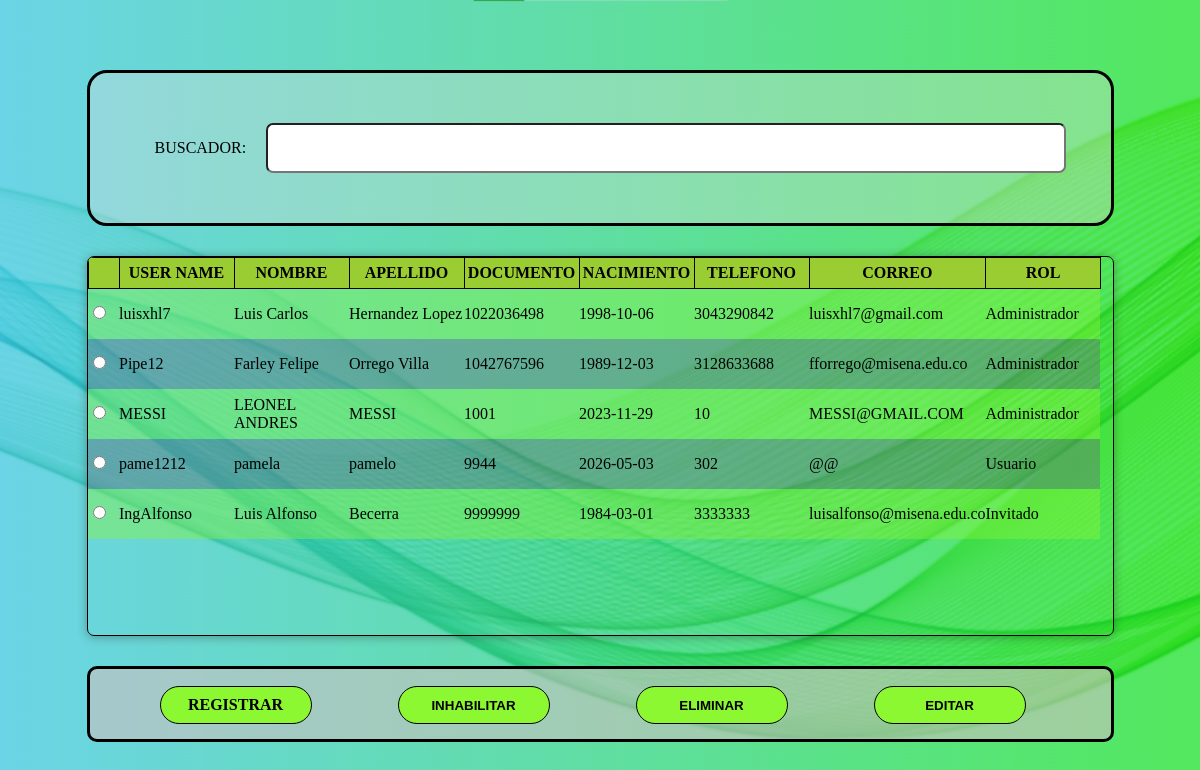
/admUsuario (signed in), run on an earlier commit of the app's database.
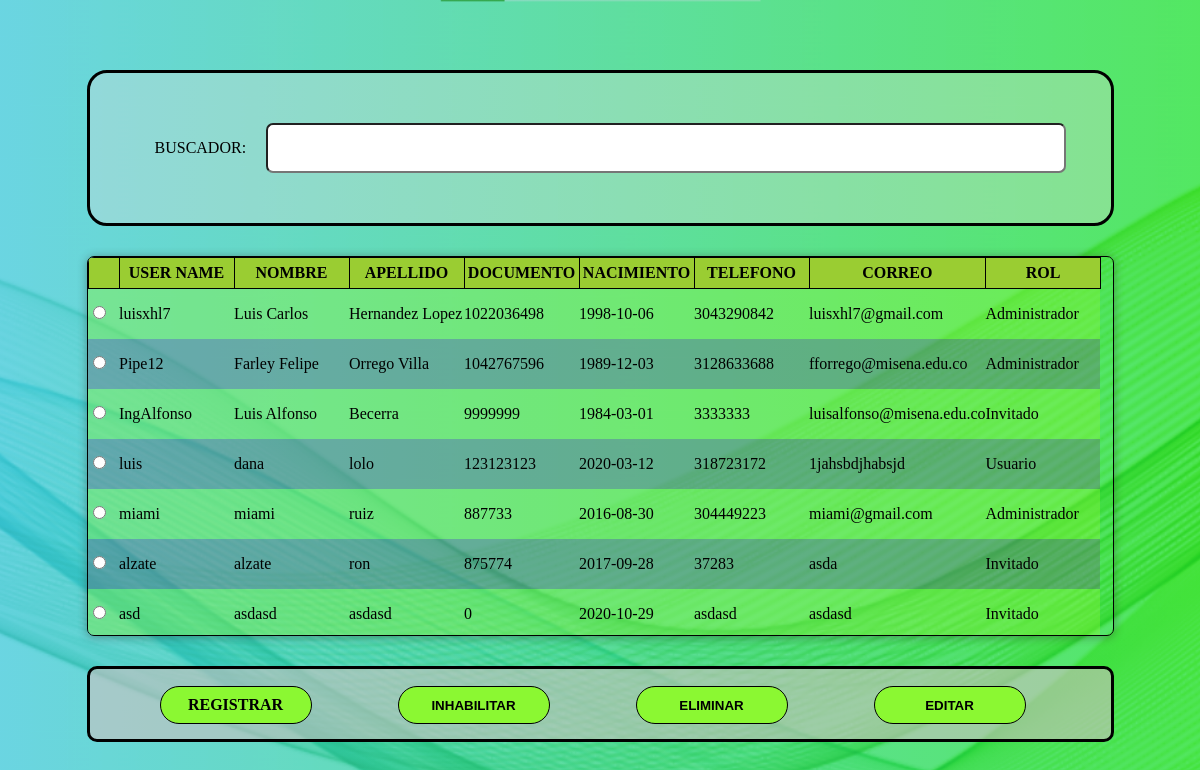
And on a later commit of the database.
### tables this page shows
CREATE TABLE IF NOT EXISTS `usuario` (
  `Id_Usuario` int(10) NOT NULL AUTO_INCREMENT,
  `username` varchar(20) NOT NULL,
  `Contrasena` varchar(20) NOT NULL,
  `Documento` int(11) NOT NULL,
  `Cod_Rol` int(10) NOT NULL,
  PRIMARY KEY (`Id_Usuario`),
  KEY `Documento` (`Documento`),
  KEY `Cod_Rol` (`Cod_Rol`)
);

CREATE TABLE IF NOT EXISTS `datos_p` (
  `Documento` int(11) NOT NULL,
  `Nombre` varchar(50) NOT NULL,
  `Apellido` varchar(50) NOT NULL,
  `Fecha_N` date NOT NULL,
  `Telefono` varchar(20) NOT NULL,
  `Correo` varchar(80) NOT NULL,
  PRIMARY KEY (`Documento`) USING BTREE
);

CREATE TABLE IF NOT EXISTS `rol` (
  `Cod_Rol` int(10) NOT NULL AUTO_INCREMENT,
  `Descripcion` varchar(20) NOT NULL,
  PRIMARY KEY (`Cod_Rol`)
);

### index.php (called while the page is built, shortened)
<?php
    require_once "controller/plantilla.controller.php";
    require_once "controller/usuario.controller.php";
    require_once "model/conexion.php";
    require_once "model/dto/usuario.dto.php";
    require_once "model/dao/usuario.dao.php";
    $objPlantilla = new PlantillaController();
    $objPlantilla -> ctrPlantilla();
?>

### controller/usuario.controller.php (called while the page is built, shortened)
<?php
    class UsuarioController{
        public function ctrConsultarUsuario(){
            $lista = false;
            try {
                $objDtoUsuario = new Usuario();
                $objDaoUsuario = new ModeloUsuario( $objDtoUsuario );
                $lista = $objDaoUsuario -> mdlConsultarUsuario() -> fetchAll();
            } catch (PDOException $e) {
                echo "error en consultar usuario" . $e -> getMessage();
            }
            return $lista;
        }
    }
?>

### model/dto/usuario.dto.php (called while the page is built, shortened)
<?php
    class Usuario{
        private $userName;
        private $rol;
        private $nombre;
        private $apellido;
        private $documento;
        private $nacimiento;
        private $telefono;
        private $correo;
        private $pass;
        public function getUserName(){
            return $this -> userName;
        }
        public function getRol(){
            return $this -> rol;
        }
        public function getNombre(){
            return $this -> nombre;
        }
        public function getApellido(){
            return $this -> apellido;
        }
        public function getDocumento(){
            return $this -> documento;
        }
        public function getNacimiento(){
            return $this -> nacimiento;
        }
        public function getTelefono(){
            return $this -> telefono;
        }
        public function getCorreo(){
            return $this -> correo;
        }
        public function getPass(){
            return $this -> pass;
        }
    }
?>

### model/conexion.php (called while the page is built, shortened)
<?php
    class Conexion{
        private $usuario;
        private $clave;
        private $url;
        private $charSet;
        private $con;
        public function __construct(){
            $this -> host = "localhost";
            $this -> driver = "mysql";
            $this -> usuario = "root";
            $this -> clave = "";
            $this -> base = "invpriv";
            $this -> url = $this -> driver.":host=".
            $this -> host.";dbname=". $this -> base;
            $this -> charSet = "UTF8";
            $this -> con=NULL;
        }
        public function conexion(){
            try{
                $this -> con = new PDO($this->url, $this->usuario, $this->clave);
                $this -> con -> setAttribute(PDO::ATTR_DEFAULT_FETCH_MODE, PDO::FETCH_ASSOC);
                $this -> con -> exec('SET CHARACTER SET '.$this->charSet);
            }catch(PDOException $e){
                echo "Error al conectar".$e->getMessage();
            }
            return $this -> con;
        }
    }
?>

### model/dao/usuario.dao.php (called while the page is built, shortened)
<?php
    class ModeloUsuario{
        public function mdlConsultarUsuario(){
            $sql = "CALL SpMostrarUsuario()";
            try {
                $con = new Conexion();
                $stmt = $con -> conexion() -> prepare($sql);
                $stmt -> execute();
                $resulset = $stmt;
            } catch (PDOException $e) {
                echo "Error en el metodo consultar usuario " . $e -> getMessage();
            }
            return $resulset;
        }
    }
?>

### view/module/MenuUsuario.php (the view, shortened to what this page needs)
<!DOCTYPE html>
    <html lang="es">
    <head>
        <link rel="stylesheet" href="view/css/sweetalert2.min.css">
        <link rel="stylesheet" href="view/css/FondoInterfazes.css">
        <link rel="stylesheet" href="view/css/EstiloUsuario.css">
    </head>
    <body class="interfazGeneral">
        <form method="post">
            <div>
                <table id="tabla" class="table table-striped table-bordered" style="width:100%">
                    <thead>
                        <tr>
                            <th class="selector"></th>
                            <th>USER NAME</th>
                            <th>NOMBRE</th>
                            <th>APELLIDO</th>
                            <th>DOCUMENTO</th>
                            <th>NACIMIENTO</th>
                            <th>TELEFONO</th>
                            <th>CORREO</th>
                            <th>ROL</th>
                        </tr>
                    </thead>
                    <tbody>
                        <?php
                            $objCtrUsuario = new UsuarioController();
                            $listaUsuario = $objCtrUsuario->ctrConsultarUsuario();
                            foreach ($listaUsuario as $dato) {
                                echo '
                                    <tr>
                                        <td class="selector"><input type="radio" name="selectUser" id="selectDocument" class="filtro1" value="' . $dato['Documento'] . '"></td>
                                        <td>' . $dato['username'] . '</td>
                                        <td>' . $dato['Nombre'] . '</td>
                                        <td>' . $dato['Apellido'] . '</td>
                                        <td>' . $dato['Documento'] . '</td>
                                        <td>' . $dato['Fecha_N'] . '</td>
                                        <td>' . $dato['Telefono'] . '</td>
                                        <td>' . $dato['Correo'] . '</td>
                                        <td>' . $dato['Descripcion'] . '</td>
                                    </tr>
                                ';
                            }
                        ?>
                    </tbody>
                </table>
            </div>
            <div class="conBtns">
                <a href="registrarUsuario" class="btnprdt" title="Registrar producto"><b>REGISTRAR</b></a>
                <button type="button" class="btnprdt2" title="Inhabilitar producto">INHABILITAR</button>
                <button type="button" onclick="eliminar(selectDocument)" class="btnprdt2" title="Eliminar producto">ELIMINAR</button>
                <button type="button" onclick="editar(selectDocument)" class="btnprdt2" title="Editar producto">EDITAR</button>
            </div>
        </form>
    </body>
</html>

### controller/plantilla.controller.php (shortened to what this page needs)
<?php
    class PlantillaController{
        public function ctrPlantilla(){
            if (isset($_SESSION["login"]) and $_SESSION["login"] == true) {
                include_once "view/module/direcciones.php";
            }else{
                include_once "view/module/login.php";
            }
        }
    }
?>

### view/module/direcciones.php (shortened to what this page needs)
<?php
    if (isset($_GET['ruta'])) {
        switch ($_GET['ruta']) {
            case 'admUsuario':
                require_once "view/module/MenuUsuario.php";
                break;
        }
    }else {
        require_once "view/module/MenuPrincipal.php";
    }
?>

### view/css/FondoInterfazes.css (style rules this page uses)
.interfazGeneral { background-image: url(../IMG/fondo_de_interfacez.png); background-size: cover; background-repeat: no-repeat; background-position: center; background-attachment: fixed; min-height: 100%; display: flex; justify-content: center; align-items: center; }
body::before { content: ""; width: 100%; min-height: 100vh; position: fixed; top: 0px; left: 0px; background-image: linear-gradient(90deg,#31c6e7,#10dd2b); opacity: 0.5; z-index: -1; }

### view/css/EstiloUsuario.css (style rules this page uses)
* { margin: 0px; padding: 0px; }
#tabla { display: block; margin: 0px auto 15px auto; width: 1160px; height: 380px; border: 1px solid black; border-collapse: collapse; overflow: auto; border-radius: 7px; box-shadow: 0px 1px 10px 0px rgba(47, 51, 44, 0.432); }
th { background-color: yellowgreen; height: 30px; border: solid 1px; }
td { width: 115px; height: 50px; }
.selector { width: 20px; padding: 0px 5px; }
tr:nth-child(even) { background-color: rgba(104, 104, 119, 0.4); }
tr:nth-child(odd) { background-color: rgba(139, 248, 50, 0.4); }
.conBtns { width: 1021px; height: 70px; background-color: rgba(207, 193, 193, 0.589); margin: 30px auto 0px ; border-radius: 10px; border: solid 3px; }
.btnprdt, .btnprdt:visited { border: solid 1px black; background-color: rgb(139, 248, 50); color: black; width: 150px; height: 27px; padding: 9px 0px 0px 0px; text-align: center; border-radius: 20px; text-decoration: none; float: left; display: block; margin: 17px 43px 17px 70px; }
.btnprdt2 { border: solid 1px black; background-color: rgb(139, 248, 50); color: black; width: 152px; height: 38px; text-align: center; border-radius: 20px; text-decoration: none; float: left; display: block; margin: 17px 43px 17px 43px; cursor: pointer; font-weight: bold; }
a { text-decoration: none; color: black; }

What changed in the data, as far as the page shows it:
removed usuario: username "MESSI", Documento.Nombre "LEONEL ANDRES", Documento.Apellido "MESSI", Documento.Documento "1001", Documento.Fecha_N "2023-11-29", Documento.Telefono "10", Documento.Correo "MESSI@GMAIL.COM", Cod_Rol.Descripcion "Administrador"
removed usuario: username "pame1212", Documento.Nombre "pamela", Documento.Apellido "pamelo", Documento.Documento "9944", Documento.Fecha_N "2026-05-03", Documento.Telefono "302", Documento.Correo "@@", Cod_Rol.Descripcion "Usuario"
added usuario: username "luis", Documento.Nombre "dana", Documento.Apellido "lolo", Documento.Documento "123123123", Documento.Fecha_N "2020-03-12", Documento.Telefono "318723172", Documento.Correo "1jahsbdjhabsjd", Cod_Rol.Descripcion "Usuario"
added usuario: username "miami", Documento.Nombre "miami", Documento.Apellido "ruiz", Documento.Documento "887733", Documento.Fecha_N "2016-08-30", Documento.Telefono "304449223", Documento.Correo "miami@gmail.com", Cod_Rol.Descripcion "Administrador"
added usuario: username "alzate", Documento.Nombre "alzate", Documento.Apellido "ron", Documento.Documento "875774", Documento.Fecha_N "2017-09-28", Documento.Telefono "37283", Documento.Correo "asda", Cod_Rol.Descripcion "Invitado"
added usuario: username "asd", Documento.Nombre "asdasd", Documento.Apellido "asdasd", Documento.Documento "0", Documento.Fecha_N "2020-10-29", Documento.Telefono "asdasd", Documento.Correo "asdasd", Cod_Rol.Descripcion "Invitado"
